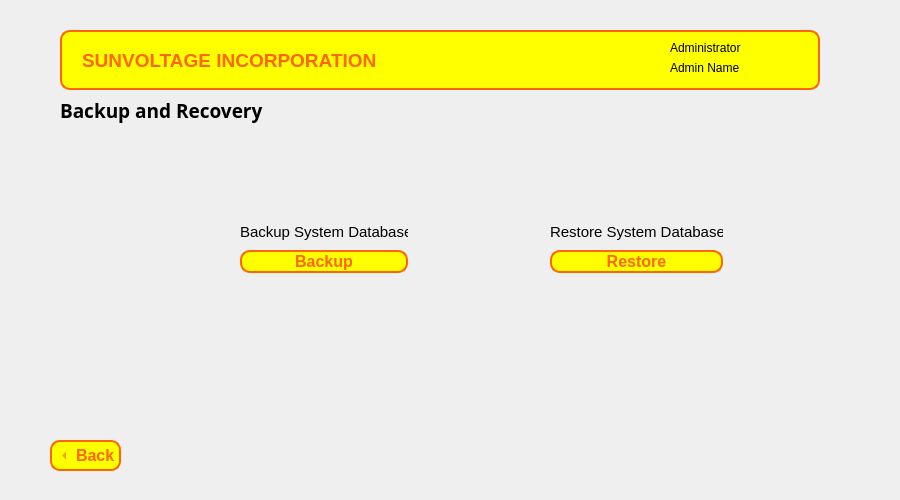
<?xml version="1.0" encoding="UTF-8"?>
<ui version="4.0">
 <class>Form</class>
 <widget class="QWidget" name="Form">
  <property name="geometry">
   <rect>
    <x>0</x>
    <y>0</y>
    <width>900</width>
    <height>500</height>
   </rect>
  </property>
  <property name="windowTitle">
   <string>Form</string>
  </property>
  <widget class="QLabel" name="adminNamelbl">
   <property name="geometry">
    <rect>
     <x>670</x>
     <y>60</y>
     <width>81</width>
     <height>16</height>
    </rect>
   </property>
   <property name="text">
    <string>Admin Name</string>
   </property>
  </widget>
  <widget class="QLabel" name="Header">
   <property name="geometry">
    <rect>
     <x>60</x>
     <y>30</y>
     <width>760</width>
     <height>60</height>
    </rect>
   </property>
   <property name="font">
    <font>
     <pointsize>14</pointsize>
     <bold>true</bold>
    </font>
   </property>
   <property name="styleSheet">
    <string notr="true">color: rgb(255, 102, 0);
background-color: rgb(255, 255, 0);
border-color: rgb(255, 102, 0);
border: 2px solid #ff6600; 
border-radius: 10px;
</string>
   </property>
   <property name="text">
    <string>SUNVOLTAGE INCORPORATION</string>
   </property>
   <property name="textFormat">
    <enum>Qt::AutoText</enum>
   </property>
   <property name="scaledContents">
    <bool>false</bool>
   </property>
   <property name="margin">
    <number>0</number>
   </property>
   <property name="indent">
    <number>20</number>
   </property>
  </widget>
  <widget class="QLabel" name="label">
   <property name="geometry">
    <rect>
     <x>670</x>
     <y>40</y>
     <width>81</width>
     <height>16</height>
    </rect>
   </property>
   <property name="text">
    <string>Administrator</string>
   </property>
  </widget>
  <widget class="QToolButton" name="backButton">
   <property name="geometry">
    <rect>
     <x>50</x>
     <y>440</y>
     <width>71</width>
     <height>31</height>
    </rect>
   </property>
   <property name="font">
    <font>
     <pointsize>12</pointsize>
     <bold>true</bold>
    </font>
   </property>
   <property name="styleSheet">
    <string notr="true">QToolButton {
				color: rgb(255, 102, 0);
                background-color: rgb(255, 255, 0);
                border-color: rgb(255, 102, 0);
                border: 2px solid #ff6600;
                border-radius: 10px;
            }
            QToolButton:hover, QToolButton:pressed {
                background-color: rgb(255, 183, 0);
            }</string>
   </property>
   <property name="text">
    <string>Back</string>
   </property>
   <property name="iconSize">
    <size>
     <width>20</width>
     <height>20</height>
    </size>
   </property>
   <property name="checkable">
    <bool>true</bool>
   </property>
   <property name="checked">
    <bool>false</bool>
   </property>
   <property name="toolButtonStyle">
    <enum>Qt::ToolButtonTextBesideIcon</enum>
   </property>
   <property name="arrowType">
    <enum>Qt::LeftArrow</enum>
   </property>
  </widget>
  <widget class="QLabel" name="label_2">
   <property name="geometry">
    <rect>
     <x>60</x>
     <y>90</y>
     <width>211</width>
     <height>41</height>
    </rect>
   </property>
   <property name="font">
    <font>
     <family>Segoe UI Black</family>
     <pointsize>14</pointsize>
     <bold>true</bold>
    </font>
   </property>
   <property name="text">
    <string>Backup and Recovery</string>
   </property>
  </widget>
  <widget class="QWidget" name="">
   <property name="geometry">
    <rect>
     <x>550</x>
     <y>220</y>
     <width>173</width>
     <height>53</height>
    </rect>
   </property>
   <layout class="QVBoxLayout" name="verticalLayout">
    <item>
     <widget class="QLabel" name="label_4">
      <property name="font">
       <font>
        <pointsize>11</pointsize>
       </font>
      </property>
      <property name="text">
       <string>Restore System Database</string>
      </property>
     </widget>
    </item>
    <item>
     <widget class="QPushButton" name="button_restore_database">
      <property name="font">
       <font>
        <pointsize>12</pointsize>
        <bold>true</bold>
       </font>
      </property>
      <property name="styleSheet">
       <string notr="true">QPushButton {
				color: rgb(255, 102, 0);
                background-color: rgb(255, 255, 0);
                border-color: rgb(255, 102, 0);
                border: 2px solid #ff6600;
                border-radius: 10px;
            }
            QPushButton:hover, QPushButton:pressed {
                background-color: rgb(255, 183, 0);
            }</string>
      </property>
      <property name="text">
       <string>Restore</string>
      </property>
      <property name="checkable">
       <bool>true</bool>
      </property>
      <property name="autoExclusive">
       <bool>true</bool>
      </property>
     </widget>
    </item>
   </layout>
  </widget>
  <widget class="QWidget" name="">
   <property name="geometry">
    <rect>
     <x>240</x>
     <y>220</y>
     <width>168</width>
     <height>53</height>
    </rect>
   </property>
   <layout class="QVBoxLayout" name="verticalLayout_2">
    <item>
     <widget class="QLabel" name="label_3">
      <property name="font">
       <font>
        <pointsize>11</pointsize>
       </font>
      </property>
      <property name="text">
       <string>Backup System Database</string>
      </property>
     </widget>
    </item>
    <item>
     <widget class="QPushButton" name="button_backup_database">
      <property name="font">
       <font>
        <pointsize>12</pointsize>
        <bold>true</bold>
       </font>
      </property>
      <property name="styleSheet">
       <string notr="true">QPushButton {
				color: rgb(255, 102, 0);
                background-color: rgb(255, 255, 0);
                border-color: rgb(255, 102, 0);
                border: 2px solid #ff6600;
                border-radius: 10px;
            }
            QPushButton:hover, QPushButton:pressed {
                background-color: rgb(255, 183, 0);
            }</string>
      </property>
      <property name="text">
       <string>Backup</string>
      </property>
      <property name="checkable">
       <bool>true</bool>
      </property>
      <property name="autoExclusive">
       <bool>true</bool>
      </property>
     </widget>
    </item>
   </layout>
  </widget>
  <zorder>Header</zorder>
  <zorder>adminNamelbl</zorder>
  <zorder>label</zorder>
  <zorder>backButton</zorder>
  <zorder>label_2</zorder>
  <zorder>button_backup_database</zorder>
  <zorder>button_restore_database</zorder>
  <zorder>label_3</zorder>
  <zorder>label_4</zorder>
  <zorder>button_restore_database</zorder>
 </widget>
 <resources>
  <include location="../Image/check.qrc"/>
 </resources>
 <connections/>
</ui>
